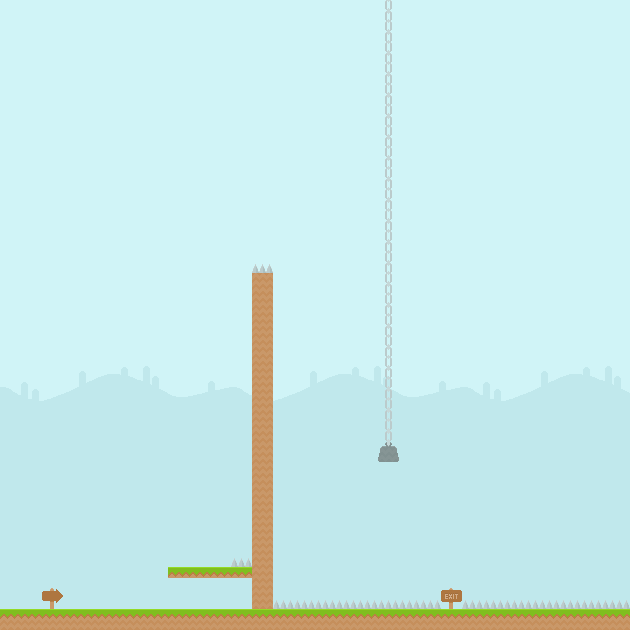

The image is a tile-based game level rendered from a .tmx file. Its description and source (layers, tilesets, objects; grid data summarised) follow:
An orthogonal 30x30 tile map with 21x21 px tiles, 8 tile layers (Tile Layer 1, Tile Layer 2, Platforms, Spawn, ...).

<map version="1.0" orientation="orthogonal" renderorder="right-down" width="30" height="30" tilewidth="21" tileheight="21" nextobjectid="1">
 <tileset firstgid="1" source="spritesheet.tsx" />
 <layer name="Tile Layer 1" width="30" height="30">
  <data>[900 cells, 900 non-empty, 33 distinct tile ids]</data>
 </layer>
 <layer name="Tile Layer 2" width="30" height="30">
  <data>[900 cells, 0 non-empty, 0 distinct tile ids]</data>
 </layer>
 <layer name="Platforms" width="30" height="30">
  <data>[900 cells, 72 non-empty, 5 distinct tile ids]</data>
 </layer>
 <layer name="Spawn" width="30" height="30">
  <data>[900 cells, 1 non-empty, 1 distinct tile ids]</data>
 </layer>
 <layer name="Spikes" width="30" height="30">
  <data>[900 cells, 18 non-empty, 1 distinct tile ids]</data>
 </layer>
 <layer name="Goal" width="30" height="30">
  <data>[900 cells, 1 non-empty, 1 distinct tile ids]</data>
 </layer>
 <layer name="Door" width="30" height="30">
  <data>[900 cells, 0 non-empty, 0 distinct tile ids]</data>
 </layer>
 <layer name="Button" width="30" height="30">
  <data>[900 cells, 0 non-empty, 0 distinct tile ids]</data>
 </layer>
</map>
